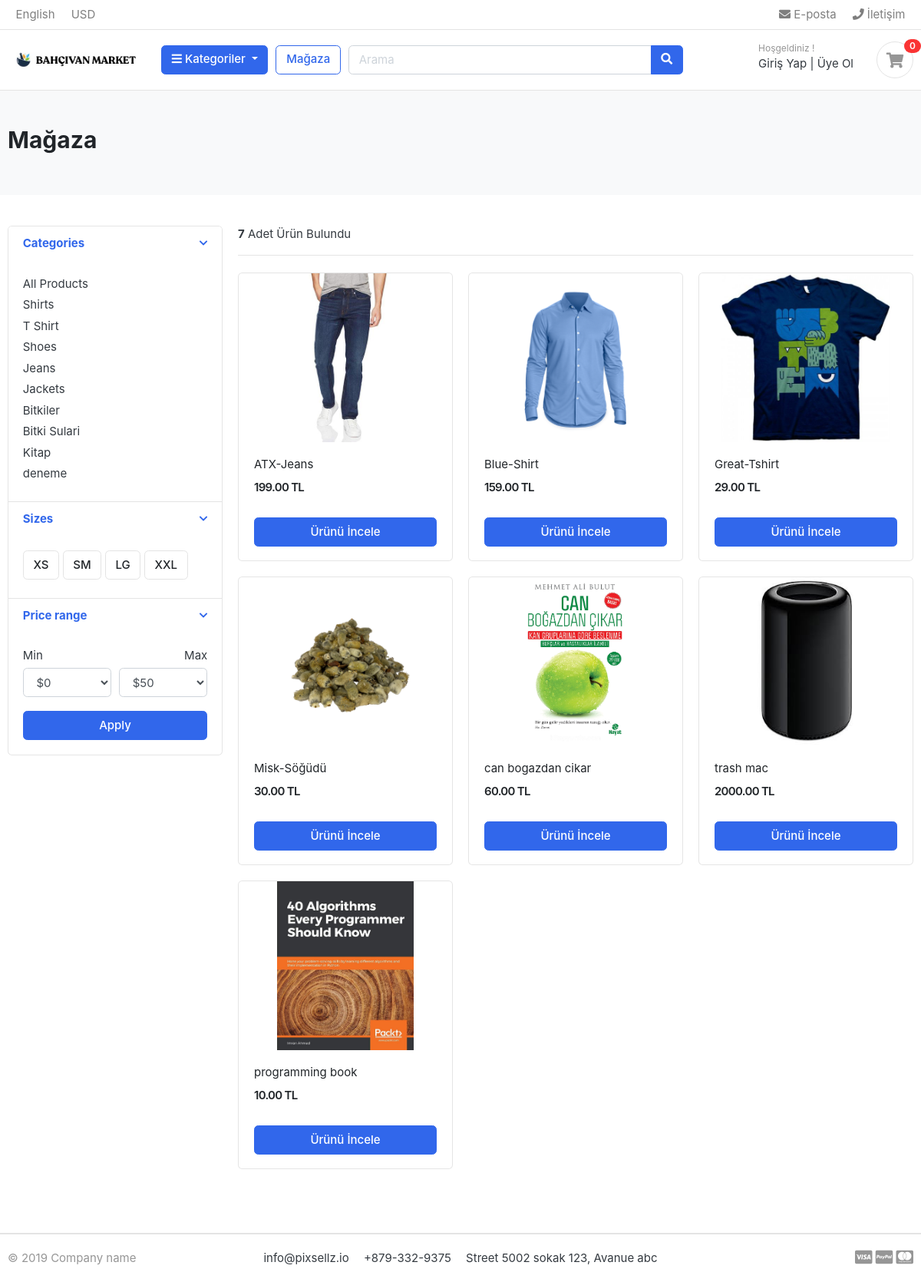
/store/, run on the app's committed database.
### category/models.py (models this page shows, shortened)
class Category(models.Model):
    category_name = models.CharField(max_length=50,unique=True)
    slug = models.SlugField(max_length=100,unique=True)
    description = models.TextField(max_length=255,blank=True)
    cat_image = models.ImageField(upload_to = 'photos/categories',blank=True)
    class Meta:
        verbose_name = 'category'
        verbose_name_plural = 'categories'
    def get_url(self):
        return reverse('products_by_category',args = [self.slug ])

### store/models.py (models this page shows, shortened)
class Product(models.Model):
    product_name = models.CharField(max_length=200, unique=True)
    slug = models.SlugField(max_length=200, unique=True)
    product_description = models.TextField(max_length=500, blank=True)
    price = models.DecimalField(max_digits=6, decimal_places=2)
    image = models.ImageField(upload_to='photos/product')
    stock  = models.IntegerField()
    is_avalible = models.BooleanField(default=True)
    category = models.ForeignKey(Category, on_delete=models.CASCADE)
    created_date  = models.DateTimeField(auto_now_add=True)
    modified_date = models.DateTimeField(auto_now = True)
    def get_url(self):
        return reverse('product_detail',args=[self.category.slug,self.slug])

### store/views.py (the view)
# urls.py: path('store/',include('store.urls')),
def store(request,category_slug=None):
    categories = None
    products = None
    if category_slug != None:
        categories = get_object_or_404(Category, slug =category_slug)
        products = Product.objects.filter(category = categories, is_avalible = True)
        paginator = Paginator(products,9)
        page = request.GET.get('page')
        paged_products = paginator.get_page(page)
        product_count = products.count()
    else:
        products = Product.objects.all().filter(is_avalible = True).order_by('id')
        paginator = Paginator(products,9)
        page = request.GET.get('page')
        paged_products = paginator.get_page(page)
        product_count = products.count()
    context = {
        'products': paged_products,
        'product_count': product_count,
    }
    return render(request,'store/store.html/',context)

### carts/context_processors.py (called while the page is built)
def counter(request):
    cart_count = 0
    if 'admin' in request.path:
        return {}
    else:
        try:
            cart = Cart.objects.filter(cart_id = _cart_id(request))
            cart_items = CartItem.objects.all().filter(cart=cart[:1])
            for cart_item in cart_items:
                cart_count += cart_item.quantity
        except Cart.DoesNotExist:
            cart_count = 0
    return dict(cart_count=cart_count)

### carts/views.py (called while the page is built)
def _cart_id(request):
    cart = request.session.session_key
    if not cart:
        cart = request.session.create()
    return cart

### category/context_processors.py (called while the page is built)
def menu_links(request):
    links = Category.objects.all()
    return dict(links=links)

### templates/store/store.html (shortened to what this page needs)
{% extends 'base.html' %}
{% load static%}
{% block content %}
<section class="section-pagetop bg">
    <div class="container">
        {% if 'search' in request.path %}
        {% comment %} search result     {% endcomment %}
        <h3 class="title-page">Arama Sonuçları </h3>
        {% else %}
        <h2 class="title-page">Mağaza</h2>
        {% endif %}
    </div>
</section>
<section class="section-content padding-y">
    <div class="container">
    <div class="row">
        <aside class="col-md-3">
    <div class="card">
        <article class="filter-group">
            <header class="card-header">
                <a href="#" data-toggle="collapse" data-target="#collapse_1" aria-expanded="true" class="">
                    <i class="icon-control fa fa-chevron-down"></i>
                    <h6 class="title">Categories</h6>
                </a>
            </header>
            <div class="filter-content collapse show" id="collapse_1" style="">
                <div class="card-body">
                    <ul class="list-menu">
                        <li><a href="{% url 'store' %}">All Products</a></li>
                        {% for category in links  %}
                        <li><a href="{{category.get_url}}">{{category.category_name}}</a></li>
                        {% endfor  %}
                    </ul>
                </div>
            </div>
        </article>
        <article class="filter-group">
            <header class="card-header">
                <a href="#" data-toggle="collapse" data-target="#collapse_4" aria-expanded="true" class="">
                    <i class="icon-control fa fa-chevron-down"></i>
                    <h6 class="title">Sizes </h6>
                </a>
            </header>
            <div class="filter-content collapse show" id="collapse_4" style="">
                <div class="card-body">
                  <label class="checkbox-btn">
                    <span class="btn btn-light"> XS </span>
                  </label>
                  <label class="checkbox-btn">
                    <span class="btn btn-light"> SM </span>
                  </label>
                  <label class="checkbox-btn">
                    <span class="btn btn-light"> LG </span>
                  </label>
                  <label class="checkbox-btn">
                    <span class="btn btn-light"> XXL </span>
                  </label>
            </div>
            </div>
        </article>
        <article class="filter-group">
            <header class="card-header">
                <a href="#" data-toggle="collapse" data-target="#collapse_3" aria-expanded="true" class="">
                    <i class="icon-control fa fa-chevron-down"></i>
                    <h6 class="title">Price range </h6>
                </a>
            </header>
            <div class="filter-content collapse show" id="collapse_3" style="">
                <div class="card-body">
                    <div class="form-row">
                    <div class="form-group col-md-6">
                      <label>Min</label>
                          <select class="mr-2 form-control">
                            <option value="0">$0</option>
                        </select>
                    </div>
                    <div class="form-group text-right col-md-6">
                      <label>Max</label>
                          <select class="mr-2 form-control">
                            <option value="50">$50</option>
                        </select>
                    </div>
                    </div>
                    <button class="btn btn-block btn-primary">Apply</button>
                </div>
            </div>
        </article>
    </div>
        </aside>
        <main class="col-md-9">
    <header class="border-bottom mb-4 pb-3">
            <div class="form-inline">
                <span class="mr-md-auto"><b>{{ product_count }}</b> Adet Ürün Bulundu</span>
            </div>
    </header>
    <div class="row">
        {% if products %}
        {% for product in products%}
        <div class="col-md-4">
            <figure class="card card-product-grid">
                <div class="img-wrap">
                    <a href="{{ product.get_url }}"><img src={{ product.image.url }}></a>
                </div>
                <figcaption class="info-wrap">
                    <div class="fix-height">
                        <a href="{{ product.get_url }}" class="title">{{product.product_name}}</a>
                        <div class="price-wrap mt-2">
                            <span class="price">{{ product.price }} TL</span>
                        </div>
                    </div>
                    <a href="{{ product.get_url }}" class="btn btn-block btn-primary">Ürünü İncele </a>
                </figcaption>
            </figure>
        </div>
        {% endfor%}
        {% else %}
        <div class="container text-center">
                <h2>Sonuç Bulunamadı</h2>
                <a href= "{% url 'store' %}" class = 'btn btn-primary'>Alışverişe Devam Edin</a>
        </div>
        {% endif %}
    </div>
        </main>
    </div>
    </div>
    </section>
{% endblock %}

### static/css/ui.css (style rules this page uses)
html { font-family: "Inter", sans-serif; font-size: 15px; }
.img-wrap { text-align: center; display: block; }
.img-wrap img { max-width: 100%; }
.price-wrap { letter-spacing: -0.7px; }
.padding-y { padding-top: 40px; padding-bottom: 40px; }
figure { margin-bottom: 0; }
article:after, .form-group:after { display: block; clear: both; content: ""; }
.bg { background-color: #f8f9fa; }
.title-page { color: #212529; }
.btn-light { background-color: #fff; border-color: #e4e4e4; }
[class*=list-] li:after { visibility: hidden; display: block; content: ""; overflow: hidden; height: 0; clear: both; }
.list-menu { list-style: none; margin: 0; padding-left: 0; }
.list-menu li { margin-bottom: 5px; }
.list-menu a { color: #343a40; }
[class*=card-product] a.title { color: #212529; display: block; }
[class*=card-product] .img-wrap { overflow: hidden; position: relative; }
[class*=card-product] .img-wrap img { height: 100%; max-width: 100%; width: auto; display: inline-block; -o-object-fit: cover; object-fit: cover; }
.card-product-grid { margin-bottom: 20px; }
.card-product-grid .img-wrap { border-radius: 0.2rem 0.2rem 0 0; height: 220px; }
.card-product-grid .info-wrap { overflow: hidden; padding: 18px 20px; }
.card-product-grid .fix-height { height: 80px; overflow: hidden; }
.card .img-wrap { overflow: hidden; }
.price { font-weight: 600; color: #212529; }
.icon-control { margin-top: 5px; float: right; font-size: 80%; }
.card-header .title { margin-bottom: 0; line-height: 1.5; }
.filter-group { border-bottom: 1px solid #e4e4e4; }
.filter-group .card-header { border-bottom: 0; }
.filter-group:last-child { border-bottom: 0; }
.checkbox-btn { position: relative; }
.section-pagetop { padding: 45px 0; }

### data on the page
Category: category_name "Shirts"
Category: category_name "T Shirt"
Category: category_name "Shoes"
Category: category_name "Jeans"
Category: category_name "Jackets"
Category: category_name "Bitkiler"
Category: category_name "Bitki Sulari"
Category: category_name "Kitap"
Category: category_name "deneme"
Product: image (picture), product_name "ATX-Jeans", price "199.00"
Product: image (picture), product_name "Blue-Shirt", price "159.00"
Product: image (picture), product_name "Great-Tshirt", price "29.00"
Product: image (picture), product_name "Misk-Söğüdü", price "30.00"
Product: image (picture), product_name "can bogazdan cikar", price "60.00"
Product: image (picture), product_name "trash mac", price "2000.00"
Product: image (picture), product_name "programming book", price "10.00"

### other printed values
{{ cart_count }} "0"
{{ product_count }} "7"
